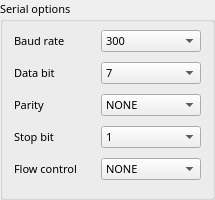
                 <widget class="QGroupBox" name="group_serialconfig">
                  <property name="minimumSize">
                   <size>
                    <width>215</width>
                    <height>200</height>
                   </size>
                  </property>
                  <property name="maximumSize">
                   <size>
                    <width>430</width>
                    <height>350</height>
                   </size>
                  </property>
                  <property name="font">
                   <font>
                    <family>맑은 고딕</family>
                    <pointsize>8</pointsize>
                   </font>
                  </property>
                  <property name="title">
                   <string>Serial options</string>
                  </property>
                  <layout class="QGridLayout" name="gridLayout_10">
                   <property name="topMargin">
                    <number>6</number>
                   </property>
                   <property name="verticalSpacing">
                    <number>8</number>
                   </property>
                   <item row="3" column="0">
                    <layout class="QHBoxLayout" name="horizontalLayout_16">
                     <item>
                      <widget class="QLabel" name="label_145">
                       <property name="minimumSize">
                        <size>
                         <width>68</width>
                         <height>22</height>
                        </size>
                       </property>
                       <property name="maximumSize">
                        <size>
                         <width>140</width>
                         <height>45</height>
                        </size>
                       </property>
                       <property name="font">
                        <font>
                         <family>맑은 고딕</family>
                         <pointsize>8</pointsize>
                        </font>
                       </property>
                       <property name="text">
                        <string>Stop bit</string>
                       </property>
                      </widget>
                     </item>
                     <item>
                      <widget class="QComboBox" name="ch1_stopbit">
                       <property name="minimumSize">
                        <size>
                         <width>100</width>
                         <height>22</height>
                        </size>
                       </property>
                       <property name="maximumSize">
                        <size>
                         <width>100</width>
                         <height>22</height>
                        </size>
                       </property>
                       <property name="font">
                        <font>
                         <family>맑은 고딕</family>
                         <pointsize>8</pointsize>
                        </font>
                       </property>
                       <property name="currentText">
                        <string>1</string>
                       </property>
                       <property name="sizeAdjustPolicy">
                        <enum>QComboBox::AdjustToContents</enum>
                       </property>
                       <item>
                        <property name="text">
                         <string>1</string>
                        </property>
                       </item>
                       <item>
                        <property name="text">
                         <string>2</string>
                        </property>
                       </item>
                      </widget>
                     </item>
                    </layout>
                   </item>
                   <item row="0" column="0">
                    <layout class="QHBoxLayout" name="horizontalLayout_13">
                     <item>
                      <widget class="QLabel" name="label_138">
                       <property name="minimumSize">
                        <size>
                         <width>68</width>
                         <height>22</height>
                        </size>
                       </property>
                       <property name="maximumSize">
                        <size>
                         <width>140</width>
                         <height>45</height>
                        </size>
                       </property>
                       <property name="font">
                        <font>
                         <family>맑은 고딕</family>
                         <pointsize>8</pointsize>
                        </font>
                       </property>
                       <property name="text">
                        <string>Baud rate</string>
                       </property>
                      </widget>
                     </item>
                     <item>
                      <widget class="QComboBox" name="ch1_baud">
                       <property name="minimumSize">
                        <size>
                         <width>100</width>
                         <height>22</height>
                        </size>
                       </property>
                       <property name="maximumSize">
                        <size>
                         <width>100</width>
                         <height>22</height>
                        </size>
                       </property>
                       <property name="font">
                        <font>
                         <family>맑은 고딕</family>
                         <pointsize>8</pointsize>
                        </font>
                       </property>
                       <property name="editable">
                        <bool>false</bool>
                       </property>
                       <property name="currentText">
                        <string>300</string>
                       </property>
                       <property name="sizeAdjustPolicy">
                        <enum>QComboBox::AdjustToContents</enum>
                       </property>
                       <item>
                        <property name="text">
                         <string>300</string>
                        </property>
                       </item>
                       <item>
                        <property name="text">
                         <string>600</string>
                        </property>
                       </item>
                       <item>
                        <property name="text">
                         <string>1200</string>
                        </property>
                       </item>
                       <item>
                        <property name="text">
                         <string>1800</string>
                        </property>
                       </item>
                       <item>
                        <property name="text">
                         <string>2400</string>
                        </property>
                       </item>
                       <item>
                        <property name="text">
                         <string>4800</string>
                        </property>
                       </item>
                       <item>
                        <property name="text">
                         <string>9600</string>
                        </property>
                       </item>
                       <item>
                        <property name="text">
                         <string>14400</string>
                        </property>
                       </item>
                       <item>
                        <property name="text">
                         <string>19200</string>
                        </property>
                       </item>
                       <item>
                        <property name="text">
                         <string>28800</string>
                        </property>
                       </item>
                       <item>
                        <property name="text">
                         <string>38400</string>
                        </property>
                       </item>
                       <item>
                        <property name="text">
                         <string>57600</string>
                        </property>
                       </item>
                       <item>
                        <property name="text">
                         <string>115200</string>
                        </property>
                       </item>
                       <item>
                        <property name="text">
                         <string>230400</string>
                        </property>
                       </item>
                       <item>
                        <property name="text">
                         <string>460800</string>
                        </property>
                       </item>
                      </widget>
                     </item>
                    </layout>
                   </item>
                   <item row="4" column="0">
                    <layout class="QHBoxLayout" name="horizontalLayout_17">
                     <item>
                      <widget class="QLabel" name="label_146">
                       <property name="minimumSize">
                        <size>
                         <width>68</width>
                         <height>22</height>
                        </size>
                       </property>
                       <property name="maximumSize">
                        <size>
                         <width>140</width>
                         <height>45</height>
                        </size>
                       </property>
                       <property name="font">
                        <font>
                         <family>맑은 고딕</family>
                         <pointsize>8</pointsize>
                        </font>
                       </property>
                       <property name="text">
                        <string>Flow control</string>
                       </property>
                      </widget>
                     </item>
                     <item>
                      <widget class="QComboBox" name="ch1_flow">
                       <property name="minimumSize">
                        <size>
                         <width>100</width>
                         <height>22</height>
                        </size>
                       </property>
                       <property name="maximumSize">
                        <size>
                         <width>100</width>
                         <height>22</height>
                        </size>
                       </property>
                       <property name="font">
                        <font>
                         <family>맑은 고딕</family>
                         <pointsize>8</pointsize>
                        </font>
                       </property>
                       <property name="currentText">
                        <string>NONE</string>
                       </property>
                       <property name="currentIndex">
                        <number>0</number>
                       </property>
                       <property name="sizeAdjustPolicy">
                        <enum>QComboBox::AdjustToContents</enum>
                       </property>
                       <property name="modelColumn">
                        <number>0</number>
                       </property>
                       <item>
                        <property name="text">
                         <string>NONE</string>
                        </property>
                       </item>
                       <item>
                        <property name="text">
                         <string>XON/XOFF</string>
                        </property>
                       </item>
                       <item>
                        <property name="text">
                         <string>RTS/CTS</string>
                        </property>
                       </item>
                       <item>
                        <property name="text">
                         <string>RTS on TX</string>
                        </property>
                       </item>
                       <item>
                        <property name="text">
                         <string>RTS on TX (invert)</string>
                        </property>
                       </item>
                      </widget>
                     </item>
                    </layout>
                   </item>
                   <item row="1" column="0">
                    <layout class="QHBoxLayout" name="horizontalLayout_14">
                     <item>
                      <widget class="QLabel" name="label_139">
                       <property name="minimumSize">
                        <size>
                         <width>68</width>
                         <height>22</height>
                        </size>
                       </property>
                       <property name="maximumSize">
                        <size>
                         <width>140</width>
                         <height>45</height>
                        </size>
                       </property>
                       <property name="font">
                        <font>
                         <family>맑은 고딕</family>
                         <pointsize>8</pointsize>
                        </font>
                       </property>
                       <property name="text">
                        <string>Data bit</string>
                       </property>
                      </widget>
                     </item>
                     <item>
                      <widget class="QComboBox" name="ch1_databit">
                       <property name="minimumSize">
                        <size>
                         <width>100</width>
                         <height>22</height>
                        </size>
                       </property>
                       <property name="maximumSize">
                        <size>
                         <width>100</width>
                         <height>22</height>
                        </size>
                       </property>
                       <property name="font">
                        <font>
                         <family>맑은 고딕</family>
                         <pointsize>8</pointsize>
                        </font>
                       </property>
                       <property name="currentText">
                        <string>7</string>
                       </property>
                       <property name="sizeAdjustPolicy">
                        <enum>QComboBox::AdjustToContents</enum>
                       </property>
                       <item>
                        <property name="text">
                         <string>7</string>
                        </property>
                       </item>
                       <item>
                        <property name="text">
                         <string>8</string>
                        </property>
                       </item>
                      </widget>
                     </item>
                    </layout>
                   </item>
                   <item row="2" column="0">
                    <layout class="QHBoxLayout" name="horizontalLayout_15">
                     <item>
                      <widget class="QLabel" name="label_140">
                       <property name="minimumSize">
                        <size>
                         <width>68</width>
                         <height>22</height>
                        </size>
                       </property>
                       <property name="maximumSize">
                        <size>
                         <width>140</width>
                         <height>45</height>
                        </size>
                       </property>
                       <property name="font">
                        <font>
                         <family>맑은 고딕</family>
                         <pointsize>8</pointsize>
                        </font>
                       </property>
                       <property name="text">
                        <string>Parity</string>
                       </property>
                      </widget>
                     </item>
                     <item>
                      <widget class="QComboBox" name="ch1_parity">
                       <property name="minimumSize">
                        <size>
                         <width>100</width>
                         <height>22</height>
                        </size>
                       </property>
                       <property name="maximumSize">
                        <size>
                         <width>100</width>
                         <height>22</height>
                        </size>
                       </property>
                       <property name="font">
                        <font>
                         <family>맑은 고딕</family>
                         <pointsize>8</pointsize>
                        </font>
                       </property>
                       <property name="currentText">
                        <string>NONE</string>
                       </property>
                       <property name="sizeAdjustPolicy">
                        <enum>QComboBox::AdjustToContents</enum>
                       </property>
                       <item>
                        <property name="text">
                         <string>NONE</string>
                        </property>
                       </item>
                       <item>
                        <property name="text">
                         <string>ODD</string>
                        </property>
                       </item>
                       <item>
                        <property name="text">
                         <string>EVEN</string>
                        </property>
                       </item>
                      </widget>
                     </item>
                    </layout>
                   </item>
                  </layout>
                 </widget>
